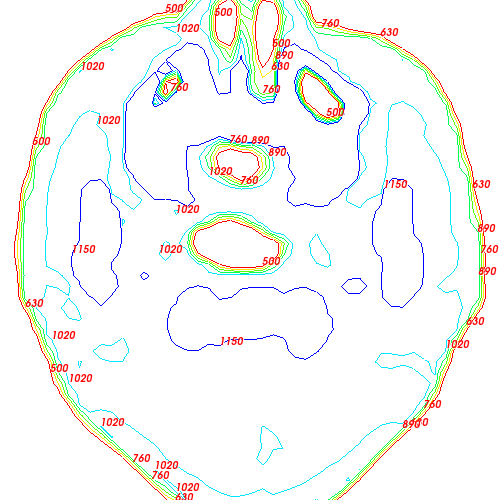

Reproduce this figure in Python.
#!/usr/bin/env python

# Demonstrate labeling of contour lines with scalar values.

import vtkmodules.vtkInteractionStyle  # noqa: F401
import vtkmodules.vtkRenderingFreeType  # noqa: F401
import vtkmodules.vtkRenderingOpenGL2  # noqa: F401

import os

from vtkmodules.vtkFiltersCore import (
    vtkContourFilter,
    vtkMaskPoints,
)
from vtkmodules.vtkIOImage import vtkVolume16Reader
from vtkmodules.vtkRenderingCore import (
    vtkActor,
    vtkActor2D,
    vtkPolyDataMapper,
    vtkRenderWindow,
    vtkRenderWindowInteractor,
    vtkRenderer,
    vtkSelectVisiblePoints,
)
from vtkmodules.vtkRenderingLabel import vtkLabeledDataMapper

data_dir = os.environ.get("VPE_DATA_DIR", os.path.dirname(os.path.abspath(__file__)))

# Read a slice of volume data
reader = vtkVolume16Reader()
reader.SetDataDimensions(64, 64)
reader.GetOutput().SetOrigin(0.0, 0.0, 0.0)
reader.SetDataByteOrderToLittleEndian()
reader.SetFilePrefix(os.path.join(data_dir, "headsq", "quarter"))
reader.SetImageRange(45, 45)
reader.SetDataSpacing(3.2, 3.2, 1.5)

# Generate contours
contour_filter = vtkContourFilter()
contour_filter.SetInputConnection(reader.GetOutputPort())
contour_filter.GenerateValues(6, 500, 1150)
contour_filter.Update()

num_contour_points = contour_filter.GetOutput().GetNumberOfPoints()

# Contour mapper and actor
contour_mapper = vtkPolyDataMapper()
contour_mapper.SetInputConnection(contour_filter.GetOutputPort())
contour_mapper.ScalarVisibilityOn()
contour_mapper.SetScalarRange(contour_filter.GetOutput().GetScalarRange())

contour_actor = vtkActor()
contour_actor.SetMapper(contour_mapper)

# Subsample points for labeling
mask = vtkMaskPoints()
mask.SetInputConnection(contour_filter.GetOutputPort())
mask.SetOnRatio(num_contour_points // 50)
mask.SetMaximumNumberOfPoints(50)
mask.RandomModeOn()

# Renderer (functional exception: needed by vtkSelectVisiblePoints)
renderer = vtkRenderer()
renderer.SetBackground(1, 1, 1)

# Show only visible points
visible_points = vtkSelectVisiblePoints()
visible_points.SetInputConnection(mask.GetOutputPort())
visible_points.SetRenderer(renderer)

# Label mapper
label_mapper = vtkLabeledDataMapper()
label_mapper.SetInputConnection(mask.GetOutputPort())
label_mapper.SetLabelModeToLabelScalars()

text_property = label_mapper.GetLabelTextProperty()
text_property.SetFontFamilyToArial()
text_property.SetFontSize(10)
text_property.SetColor(1, 0, 0)

contour_labels = vtkActor2D()
contour_labels.SetMapper(label_mapper)

# Add actors to renderer
renderer.AddViewProp(contour_actor)
renderer.AddViewProp(contour_labels)

# Render window
render_window = vtkRenderWindow()
render_window.SetMultiSamples(0)
render_window.SetSize(500, 500)
render_window.AddRenderer(renderer)
render_window.SetWindowName("label labeled contours")

# Functional render: establish geometry before camera Zoom
render_window.Render()

# Scene
camera = renderer.GetActiveCamera()
camera.Zoom(1.5)

# Interactor
interactor = vtkRenderWindowInteractor()
interactor.SetRenderWindow(render_window)

interactor.Initialize()
interactor.Start()
